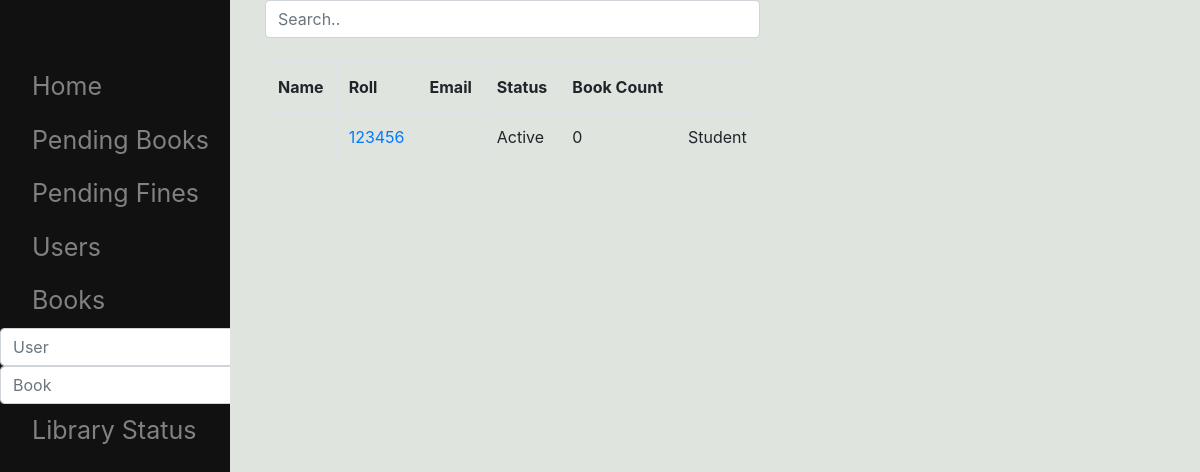
The app's page /Alluser, older data.
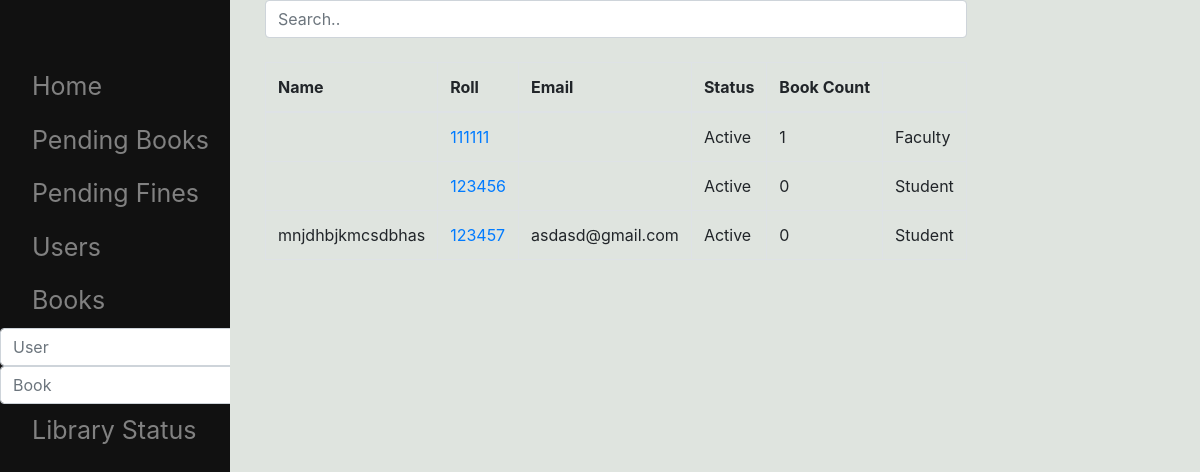
The same page, newer data.
### lm/models.py (models this page shows, shortened)
class Student(models.Model):
    name = models.CharField(max_length=30,default=' ',editable=True)
    roll = models.IntegerField(editable=True,primary_key=True)
    image_path = models.ImageField(default='../static/lm/anon.png',editable=True)
    email = models.EmailField(blank=True,editable=True)
    payable_amount = models.IntegerField(default=0,editable=True)
    is_student = models.BooleanField(default=True,editable=True)
    is_active = models.BooleanField(default=True,null=False,editable=True)
    exist = models.BooleanField(default=True)
    bookCount = models.IntegerField(default=0)

### lm/views.py (the view)
# urls.py: path('Alluser' , views.Users.as_view() , name='alluser'),
class Users(generic.ListView):
    template_name = 'lm/allUsers.html'
    def get_queryset(self):
        return Student.objects.all()

### lm/templates/lm/allUsers.html (shortened to what this page needs)
{% extends 'lm/base.html' %}
{% block body %}
<input class="form-control" id="myInput" type="text" placeholder="Search..">
  <br>
<table class="table table-bordered">
    <thead>
      <tr>
        <th>Name</th>
        <th>Roll</th>
        <th>Email</th>
          <th>Status</th>
          <th>Book Count</th>
          <th></th>
      </tr>
    </thead>
     <tbody id="myTable" >
     {% for u in object_list %}
      <tr>
          <td>{{u.name }}</td>
          <td><a href="{% url 'lm:user' u.pk %}" >{{u.roll }}</a></td>
          <td>{{ u.email }}</td>
          <td>{%if u.is_active %}Active{%else%}Deactivated{%endif%}</td>
          <td>{{ u.bookCount }}</td>
          <td>{%if u.is_student %}Student{% else %}Faculty{% endif %}</td>
      </tr>
{% endfor %}
     </tbody>
</table>
{% endblock %}

### lm/templates/lm/base.html (shortened to what this page needs)
<!DOCTYPE html>
<html lang="en">
<head>
  <link rel="stylesheet" href="https://maxcdn.bootstrapcdn.com/bootstrap/4.2.1/css/bootstrap.min.css">
</head>
<body style="color:#1c252d;background-color: #dfe4df;" >
<div class="col">
<div class="row">
<div class="row">
    <div class="col">
        <div id="mySidenav" style="width : 230px" class="sidenav">
  <a href="{% url 'lm:index' %}">Home</a>
  <a href="{% url 'lm:pendingbooks' %}">Pending Books</a>
  <a href="{% url 'lm:pendingfines' %}">Pending Fines</a>
  <a href="{% url 'lm:alluser' %}">Users</a>
  <a href="{% url 'lm:allbook' %}">Books</a>
    <form class="form-inline" action="{% url 'lm:searchuser' %}"  method="POST" >
    <input class="form-control mr-sm-2" type="number" name="user" placeholder="User">
  </form>
              <form class="form-inline" action="{% url 'lm:searchbook' %}"  method="POST" >
    <input class="form-control mr-sm-2" type="number" name="book" placeholder="Book">
  </form>
            <a href="{% url 'lm:status' %}">Library Status</a>
</div>
    </div>
    <main class="" style="margin-left:250px" >
         {% block body %}{% endblock %}
        </main>
</div>
</div>
</div>
</body>
</html>

### lm/templates/lm/base.html (style rules this page uses)
.sidenav { height: 100%; width: 0; position: fixed; z-index: 1; top: 0; left: 0; background-color: #111; overflow-x: hidden; transition: 0.5s; padding-top: 60px; }
.sidenav a { padding: 8px 8px 8px 32px; text-decoration: none; font-size: 25px; color: #818181; display: block; transition: 0.3s; }

Row changes from the older to the newer data that the page shows:
added Student: roll "111111", is_active "Active", bookCount "1", is_student "Faculty"
added Student: name "mnjdhbjkmcsdbhas", roll "123457", email "asdasd@gmail.com", is_active "Active", bookCount "0", is_student "Student"
